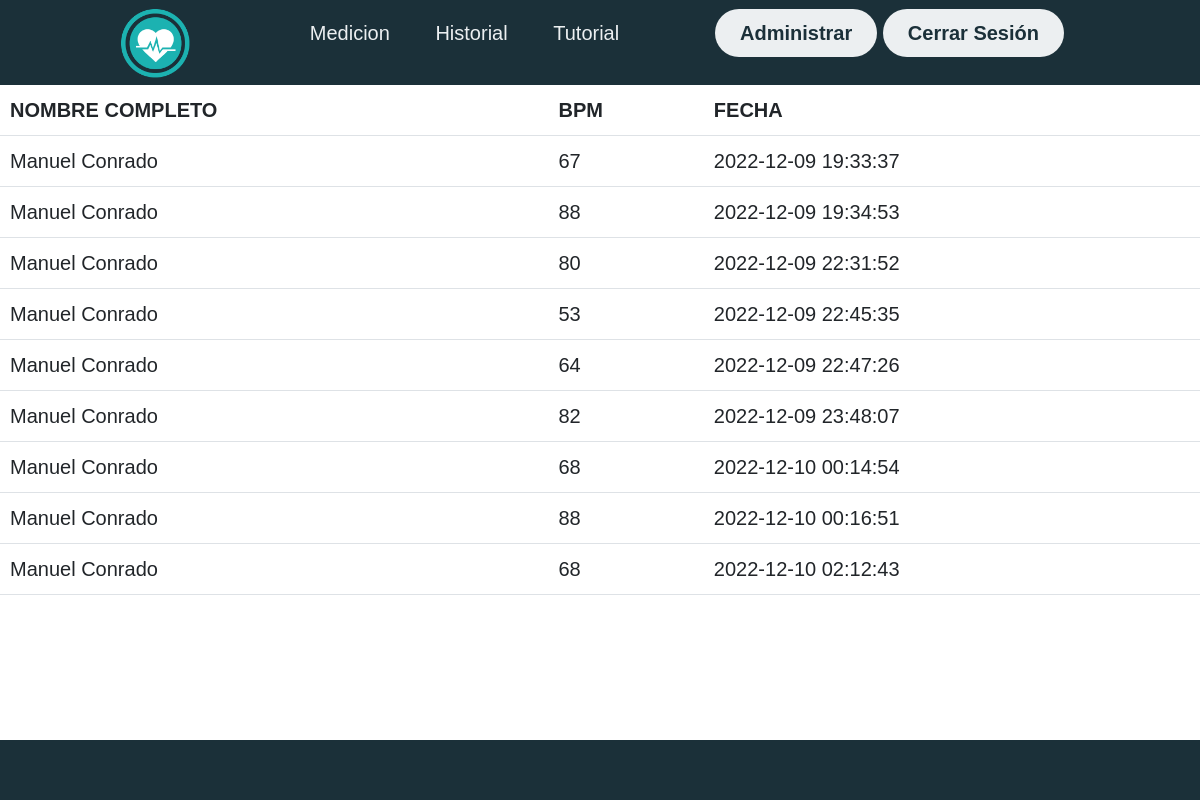
The app's page /historial (signed in) with its own data.
### tables this page shows
CREATE TABLE datos (
    usuario_id INTEGER,
    Bpm        INTEGER,
    Fecha      DATETIME
);

CREATE TABLE usuarios (
    id             INTEGER PRIMARY KEY AUTOINCREMENT,
    NombreCompleto TEXT    NOT NULL,
    Edad           INTEGER NOT NULL,
    Usuario        TEXT    NOT NULL
                           UNIQUE,
    Correo         TEXT    NOT NULL
                           UNIQUE,
    Clave          TEXT    NOT NULL
);

### app.py (the view)
@app.route("/historial")
def historial():
    usuario_id = session['id_usuario']
    historial = db.execute("SELECT * FROM usuarios JOIN datos ON id = usuario_id WHERE usuario_id = :id", id=usuario_id)
    return render_template("historial.html", datos=historial)

### templates/historial.html (shortened to what this page needs)
{% extends "base.html" %}
{% block body %}
<table class="table">
    <thead>
        <tr>
            <th scope="col">NOMBRE COMPLETO</th>
            <th scope="col">BPM</th>
            <th scope="col">FECHA</th>
        </tr>
    </thead>
    <tbody>
        {% for i in datos %}
        <tr>
            <td>{{ i["NombreCompleto"] }}</td>
            <td>{{ i["Bpm"] }}</td>
            <td>{{ i["Fecha"] }}</td>
        </tr>
        {% endfor %}
    </tbody>
</table>
{% endblock %}

### static/CSS/layout.css (style rules this page uses)
* { box-sizing: border-box; margin: 0; padding: 0; font-family: 'Nunito', sans-serif; font-size: 20px; }
body { background-color: white; }
html { min-height: 100%; position: relative; }

### records on screen
datos: NombreCompleto "Manuel Conrado", Bpm "67", Fecha "2022-12-09 19:33:37"
datos: NombreCompleto "Manuel Conrado", Bpm "88", Fecha "2022-12-09 19:34:53"
datos: NombreCompleto "Manuel Conrado", Bpm "80", Fecha "2022-12-09 22:31:52"
datos: NombreCompleto "Manuel Conrado", Bpm "53", Fecha "2022-12-09 22:45:35"
datos: NombreCompleto "Manuel Conrado", Bpm "64", Fecha "2022-12-09 22:47:26"
datos: NombreCompleto "Manuel Conrado", Bpm "82", Fecha "2022-12-09 23:48:07"
datos: NombreCompleto "Manuel Conrado", Bpm "68", Fecha "2022-12-10 00:14:54"
datos: NombreCompleto "Manuel Conrado", Bpm "88", Fecha "2022-12-10 00:16:51"
datos: NombreCompleto "Manuel Conrado", Bpm "68", Fecha "2022-12-10 02:12:43"
